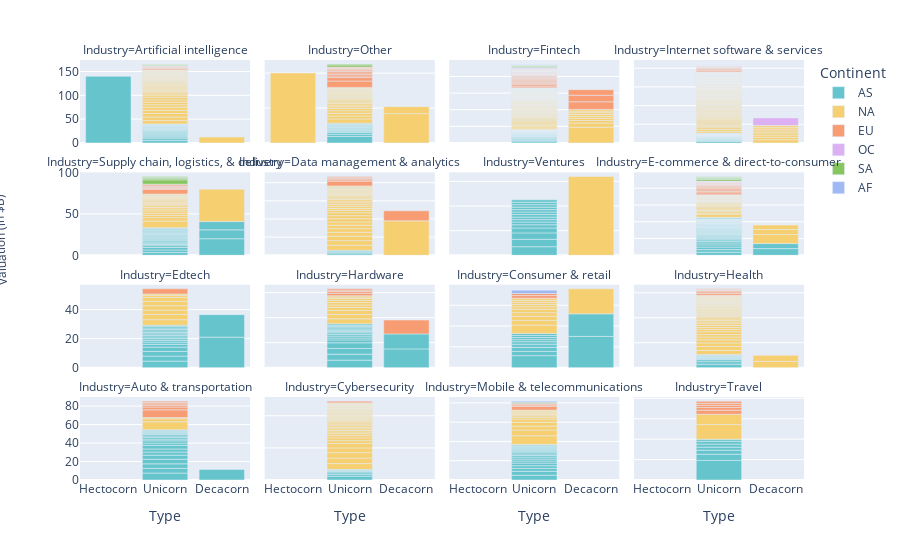

Notebook source saved alongside this figure:
### Code cell
fig = px.bar(data_frame=df, x="Type", y="Valuation ($B)", color="Continent", facet_col="Industry", facet_col_wrap=4,
color_discrete_sequence=px.colors.qualitative.Pastel)
fig.update_yaxes(matches=None)
fig.for_each_yaxis(lambda y: y.update(title = ''))
fig.add_annotation(x=-3,y=0.5,
                   text="Valuation (in $B)", textangle=-92,
                    xref="paper", yref="paper")
fig.show()
